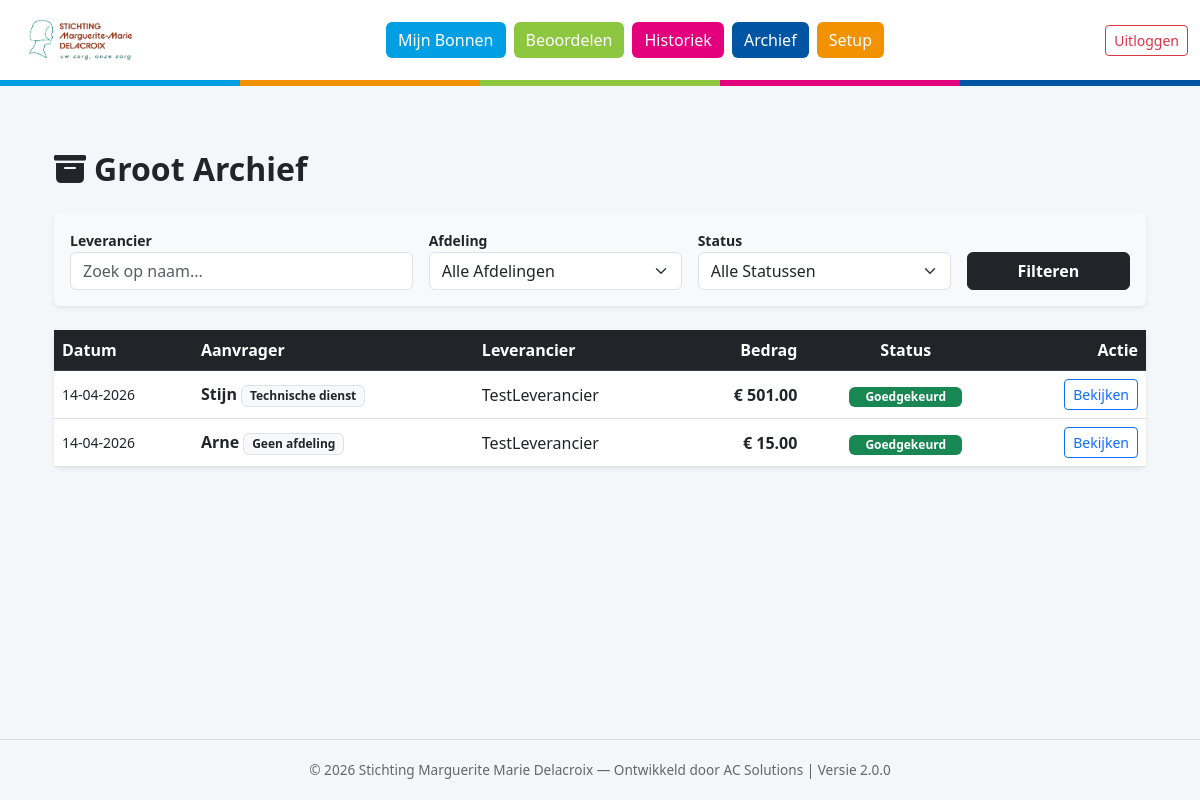
Before: /admin/all_orders (signed in) with the older database file.
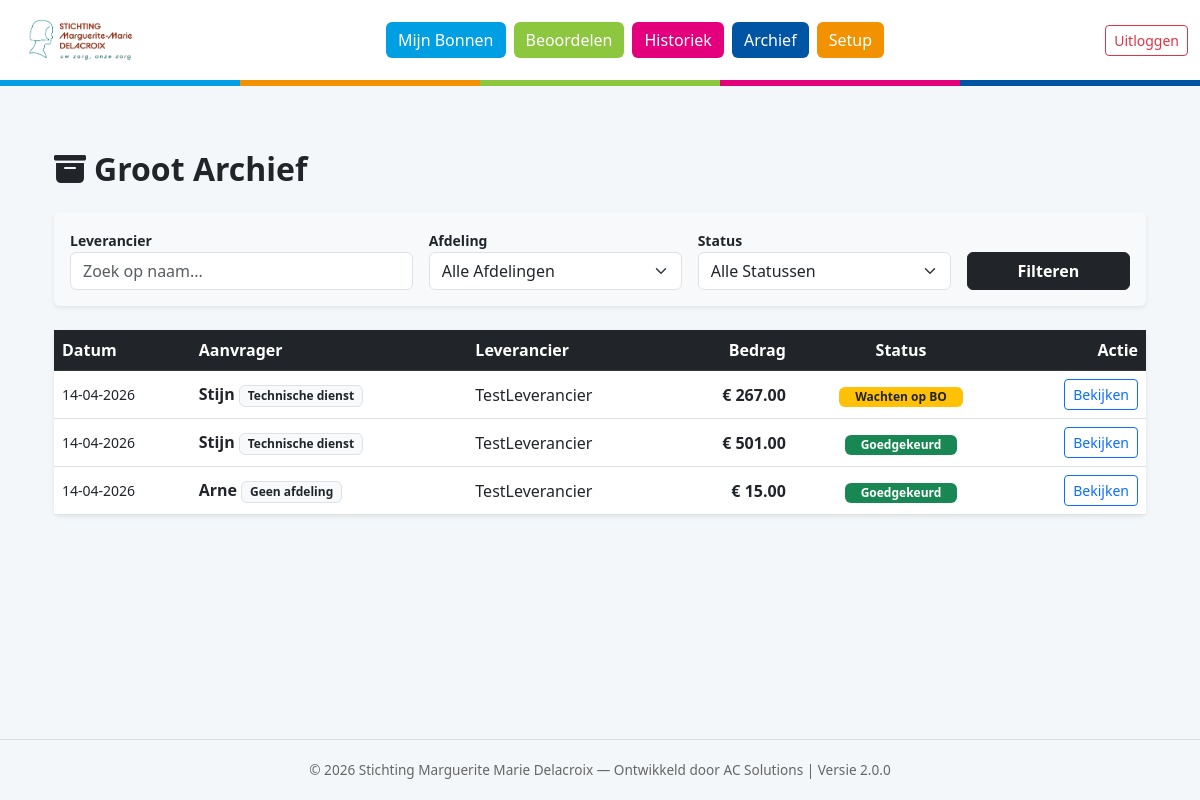
After: the same page with the newer database file.
### models.py (models this page shows)
class Order(db.Model):
    id = db.Column(db.Integer, primary_key=True)
    order_number = db.Column(db.String(50), unique=True)
    created_at = db.Column(db.DateTime, default=datetime.utcnow)
    status = db.Column(db.String(30), default='Concept')
    reference = db.Column(db.String(200))
    total_amount = db.Column(db.Float, default=0.0)
    user_id = db.Column(db.Integer, db.ForeignKey('user.id'))
    supplier_id = db.Column(db.Integer, db.ForeignKey('supplier.id'))
    attachment_filename = db.Column(db.String(255))
    rejection_reason = db.Column(db.Text)
    notify_on_update = db.Column(db.Boolean, default=True)
    notification_type = db.Column(db.String(20), default='Final')
    bo_approval_code = db.Column(db.String(50))
    bo_approval_date = db.Column(db.DateTime)
    bo_name = db.Column(db.String(100))
    dir_approval_code = db.Column(db.String(50))
    dir_approval_date = db.Column(db.DateTime)
    dir_name = db.Column(db.String(100))
    supplier = db.relationship('Supplier', backref='orders', lazy=True)
    lines = db.relationship('OrderLine', backref='order', lazy=True)
    attachments = db.relationship('Attachment', backref='order', lazy=True)

class User(db.Model, UserMixin):
    id = db.Column(db.Integer, primary_key=True)
    username = db.Column(db.String(50), unique=True, nullable=False)
    email = db.Column(db.String(100), unique=True)
    password = db.Column(db.String(100), nullable=False)
    role = db.Column(db.String(20), nullable=False)
    department_id = db.Column(db.Integer, db.ForeignKey('department.id'))
    department_code = db.Column(db.String(5))
    is_active = db.Column(db.Boolean, default=True)
    min_attachment_limit = db.Column(db.Float, default=500.0)
    max_bo_limit = db.Column(db.Float, default=1000.0)
    auto_approve_limit = db.Column(db.Float, default=50.0)
    approver_id = db.Column(db.Integer, db.ForeignKey('user.id'))
    dark_mode = db.Column(db.Boolean, default=False)
    email_notification_freq = db.Column(db.String(20), default='Direct')
    digest_time = db.Column(db.String(5), default='08:00')
    orders = db.relationship('Order', backref='user', lazy=True)

class Department(db.Model):
    id = db.Column(db.Integer, primary_key=True)
    name = db.Column(db.String(100), nullable=False)
    code = db.Column(db.String(10), unique=True, nullable=False)
    director_id = db.Column(db.Integer, db.ForeignKey('user.id'))
    members = db.relationship('User', backref='department', lazy=True, foreign_keys='User.department_id')
    director = db.relationship('User', foreign_keys=[director_id])

class Supplier(db.Model):
    id = db.Column(db.Integer, primary_key=True)
    name = db.Column(db.String(100), unique=True, nullable=False)
    street = db.Column(db.String(100))
    house_number = db.Column(db.String(10))
    zip_code = db.Column(db.String(20))
    city = db.Column(db.String(100))
    country = db.Column(db.String(100), default="België")
    vat_number = db.Column(db.String(20))
    email = db.Column(db.String(120), nullable=True)

### app.py (the view)
@app.route('/admin/all_orders')
@login_required
def all_orders():
    if current_user.role not in ['Directie', 'Admin']: return redirect(url_for('dashboard'))
    query = Order.query.join(User)
    return render_template('all_orders.html', orders=query.order_by(Order.created_at.desc()).all())

### app.py (called while the page is built)
@login_manager.user_loader
def load_user(user_id):
    return User.query.get(int(user_id))

### templates/all_orders.html (shortened to what this page needs)
{% extends "base.html" %}
{% block content %}
<div class="container-fluid pb-5">
    <h2 class="fw-bold mb-4"><i class="bi bi-archive-fill me-2 text-dark"></i>Groot Archief</h2>
    <div class="card shadow-sm border-0 mb-4 bg-light">
        <div class="card-body">
            <form method="GET" action="{{ url_for('all_orders') }}" class="row g-3">
                <div class="col-md-4">
                    <label class="small fw-bold">Leverancier</label>
                    <input type="text" name="supplier" class="form-control" placeholder="Zoek op naam..." value="{{ q_supplier }}">
                </div>
                <div class="col-md-3">
                    <label class="small fw-bold">Afdeling</label>
                    <select name="dept" class="form-select">
                        <option value="">Alle Afdelingen</option>
                    </select>
                </div>
                <div class="col-md-3">
                    <label class="small fw-bold">Status</label>
                    <select name="status" class="form-select">
                        <option value="">Alle Statussen</option>
                    </select>
                </div>
                <div class="col-md-2 d-flex align-items-end">
                    <button type="submit" class="btn btn-dark w-100 fw-bold">Filteren</button>
                </div>
            </form>
        </div>
    </div>
    <div class="card shadow-sm border-0">
        <div class="card-body p-0">
            <div class="table-responsive">
                <table class="table table-hover align-middle mb-0">
                    <thead class="table-dark">
                        <tr>
                            <th>Datum</th>
                            <th>Aanvrager</th>
                            <th>Leverancier</th>
                            <th class="text-end">Bedrag</th>
                            <th class="text-center">Status</th>
                            <th class="text-end">Actie</th>
                        </tr>
                    </thead>
                    <tbody>
                        {% for o in orders %}
                        <tr>
                            <td class="small">{{ o.created_at.strftime('%d-%m-%Y') }}</td>
                            <td><strong>{{ o.user.username }}</strong> <small class="badge bg-light text-dark border">{{ o.user.department.name if o.user.department else 'Geen afdeling' }}</small></td>
                            <td>{{ o.supplier.name }}</td>
                            <td class="text-end fw-bold">€ {{ "%.2f"|format(o.total_amount) }}</td>
                            <td class="text-center">
                         <span class="badge {% if o.status == 'Goedgekeurd' %}bg-success{% elif o.status == 'Afgewezen' %}bg-danger{% else %}bg-warning text-dark{% endif %} px-3">
                            {{ o.status }}
    </span>
    </td>
                            <td class="text-end"><a href="{{ url_for('order_detail', order_id=o.id) }}" class="btn btn-sm btn-outline-primary">Bekijken</a></td>
                        </tr>
                        {% endfor %}
                    </tbody>
                </table>
            </div>
        </div>
    </div>
</div>
{% endblock %}

### templates/base.html (shortened to what this page needs)
<!DOCTYPE html>
<html lang="nl" data-bs-theme="light">
<head>
    <link href="https://cdn.jsdelivr.net/npm/bootstrap@5.3.0/dist/css/bootstrap.min.css" rel="stylesheet">
    <link rel="stylesheet" href="https://cdn.jsdelivr.net/npm/bootstrap-icons@1.10.5/font/bootstrap-icons.css">
    <link rel="stylesheet" href="{{ url_for('static', filename='style.css') }}">
</head>
<body class="d-flex flex-column min-vh-100">
    <nav class="navbar navbar-expand-lg">
        <div class="container-fluid">
            <a class="navbar-brand" href="{{ url_for('dashboard') }}">
                <img src="{{ url_for('static', filename='logo.png') }}" alt="Delacroix Logo">
            </a>
            {% if current_user.is_authenticated %}
            <div class="d-flex flex-wrap justify-content-center gap-2 flex-grow-1 px-3">
                <a href="{{ url_for('my_orders') }}" class="btn btn-brand-cyan">Mijn Bonnen</a>
                {% if current_user.role in ['BO', 'Directie', 'Admin'] %}
                    <a href="{{ url_for('approve_list') }}" class="btn btn-brand-green">Beoordelen</a>
                    <a href="{{ url_for('my_approvals') }}" class="btn btn-brand-pink">Historiek</a>
                {% endif %}
                {% if current_user.role in ['Directie', 'Admin'] %}
                    <a href="{{ url_for('all_orders') }}" class="btn btn-brand-blue">Archief</a>
                {% endif %}
                {% if current_user.role == 'Admin' %}
                    <a href="{{ url_for('setup') }}" class="btn btn-brand-orange">Setup</a>
                {% endif %}
            </div>
            <div class="d-flex align-items-center gap-2">
                <a href="{{ url_for('logout') }}" class="btn btn-outline-danger btn-sm">Uitloggen</a>
            </div>
            {% endif %}
        </div>
    </nav>
    <div class="brand-bar"></div>
    <main class="flex-grow-1">
        <div class="container py-4">
            {% block content %}{% endblock %}
        </div>
    </main>
    <footer style="text-align: center; padding: 20px; margin-top: 40px; font-size: 0.85em; color: #666; border-top: 1px solid #ddd;">
        &copy; 2026 Stichting Marguerite Marie Delacroix &mdash; Ontwikkeld door AC Solutions | Versie 2.0.0
    </footer>
</body>
</html>

### static/style.css (style rules this page uses)
html, body { height: 100%; margin: 0; }
body { background-color: #f4f7f9; font-family: 'Segoe UI', Roboto, Helvetica, Arial, sans-serif; display: flex; flex-direction: column; min-height: 100vh; padding-top: 106px; }
.navbar { position: fixed !important; top: 0 !important; left: 0; right: 0; height: 80px; z-index: 2000 !important; background-color: #ffffff !important; box-shadow: none !important; border: none !important; display: flex; align-items: center; margin: 0 !important; }
.navbar-brand img { max-height: 60px; width: auto; object-fit: contain; }
.brand-bar { height: 6px; width: 100%; position: fixed; top: 80px; left: 0; z-index: 2001; background: linear-gradient(to right, #009fe3 0%, #009fe3 20%, #f29200 20%, #f29200 40%, #8dc63f 40%, #8dc63f 60%, #e4007d 60%, #e4007d 80%, #0054a4 80%, #0054a4 100%) !important; box-shadow: none !important; }
main { flex: 1 0 auto; }
.container { margin-top: 20px; }
.btn-brand-cyan { background-color: #009fe3 !important; color: white !important; border: none; }
.btn-brand-green { background-color: #8dc63f !important; color: white !important; border: none; }
.btn-brand-pink { background-color: #e4007d !important; color: white !important; border: none; }
.btn-brand-blue { background-color: #0054a4 !important; color: white !important; border: none; }
.btn-brand-orange { background-color: #f29200 !important; color: white !important; border: none; }

Changed rows visible on the page:
added Order: created_at "14-04-2026", user.username "Stijn", user.department "Technische dienst", supplier.name "TestLeverancier", total_amount "267.00", status "Wachten op BO"
